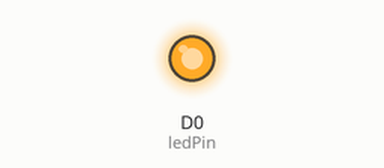
Recording of a sketch running on a simulated ESP8266 (NodeMCU). On the bench: output pins drawn as LEDs (lit = HIGH).

Above: at 0.2 s.
At 6.2 s:
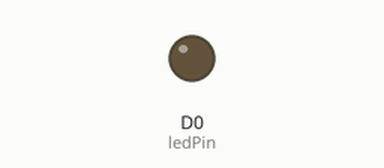
Timing chart, 0 to 10.4 s (numbered marks = the images above):
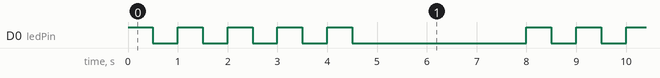

The sketch:

HelloWorld.ino
```cpp
//Blink on and off 5 times then stop for 3 seconds
//Each blink should be 0.5s


int ledPin = D0;

void setup() {
  pinMode(ledPin, OUTPUT);
}

void loop() {

  for (int x = 0; x < 5; x++) {

    digitalWrite(ledPin, HIGH);
    delay(500);

    digitalWrite(ledPin, LOW);
    delay(500);
  }

  delay(3000);

}
```

photoresistor.ino
```cpp

```

Measured:
- by itself, D0 (ledPin): repeats every 8.0 s: 4 × (LOW 0.50 s, HIGH 0.50 s), LOW 3.5 s, HIGH 0.50 s
- by itself, everything shown: repeats every 8.0 s, in 10 steps
